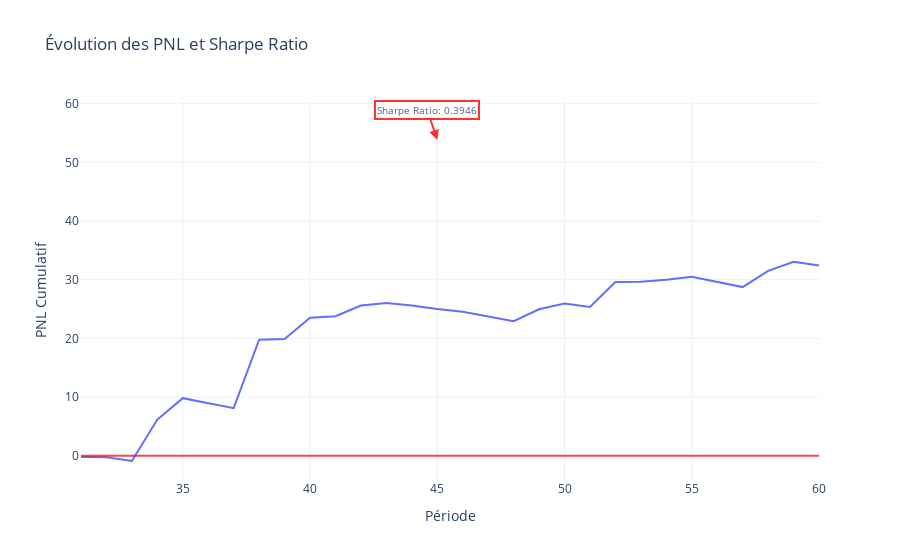

The notebook cell this image was saved under:
### Code cell
import plotly.graph_objects as go


process.plot_PnL(SR=SR, PNL=PNL)

### Figure 1 — Plotly figure (JSON) as saved in the notebook; plotly's stock layout.template omitted (floating-point values rounded to 4 significant figures)
{"data": [{"mode": "lines", "name": "PNL", "type": "scatter", "x": [31, 32, 33, 34, 35, 36, 37, 38, 39, 40, 41, 42, 43, 44, 45, 46, 47, 48, 49, 50, 51, 52, 53, 54, 55, 56, 57, 58, 59, 60], "y": [-0.2127, -0.2609, -0.9144, 6.152, 9.797, 8.936, 8.09, 19.77, 19.91, 23.5, 23.77, 25.6, 26.03, 25.61, 25.0, 24.54, 23.73, 22.94, 24.96, 25.95, 25.34, 29.62, 29.67, 30.02, 30.51, 29.63, 28.74, 31.5, 33.05, 32.41, 31.96, 35.84, 36.91, 37.11, 36.93, 36.78, 39.22, 39.17, 42.61, 46.46, 46.41, 48.96, 50.51, 52.52, 52.87, 54.38, 55.3, 57.25, 57.26, 57.05, 56.68, 55.81, 54.93, 54.33, 53.62, 54.56, 55.31, 54.36, 53.43, 53.83]}], "layout": {"annotations": [{"arrowcolor": "red", "arrowhead": 2, "arrowsize": 1, "arrowwidth": 2, "bgcolor": "white", "bordercolor": "red", "borderwidth": 2, "font": {"size": 10}, "opacity": 0.8, "showarrow": true, "text": "Sharpe Ratio: 0.3946", "x": 45, "y": 53.83}], "legend": {"x": 0, "y": 1}, "shapes": [{"line": {"color": "red", "width": 2}, "name": "Sharpe Ratio", "opacity": 0.7, "type": "line", "x0": 31, "x1": 60, "y0": 0, "y1": 0}], "title": {"text": "Évolution des PNL et Sharpe Ratio"}, "xaxis": {"title": {"text": "Période"}}, "yaxis": {"title": {"text": "PNL Cumulatif"}}}}
